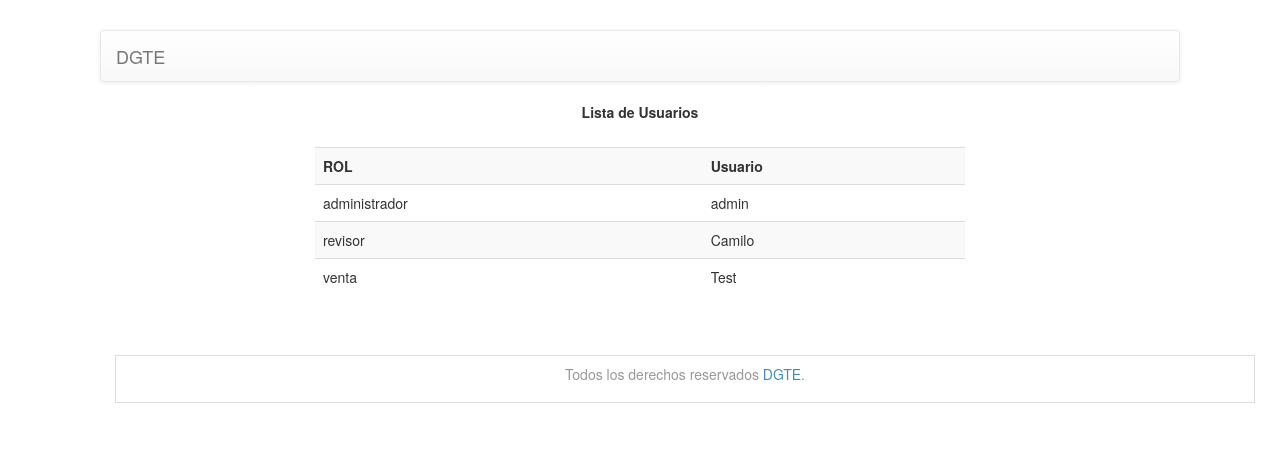
The app's page /ver_usuarios.php (signed in) with its own data.
### tables this page shows
CREATE TABLE rol (id integer primary key not null, nombre text);

### bdd/sqlite.php (the view, shortened to what this page needs)
<?php
function db_connect() {
    $db = new DB('bdd/mdd.db');
    return $db;
}
class Usuarios{
    var $DB;
    function conn(){
        $this->DB= db_connect();
    }
	function listar_usuarios(){
        try{
            $result = $this->DB->query("select rol.nombre as rol, usuarios.nombre as nombre from usuarios, rol where usuarios.rol = rol.id order by rol;");
			echo "<center><table style=\"width:650px\" class=\"table table-striped\">";
		    echo "<tr><td><b> ROL </b></td> <td><b> Usuario</b> </td></tr> ";
		    while ($res = $result->fetchArray(SQLITE3_ASSOC)){
			$rol = $res['rol'];
			$nombre = $res['nombre'];
			echo "<tr>";
			echo "<td> $rol </td>";
			echo "<td> $nombre </td>";
			echo "</tr>";
		    }
	   	    echo "</table></center>";
        }
        catch (Exception $e){
            echo $e->getMessage();
        }
  }
}
?>

### records on screen
rol: nombre "administrador", nombre "admin"
rol: nombre "revisor", nombre "Camilo"
rol: nombre "venta", nombre "Test"
